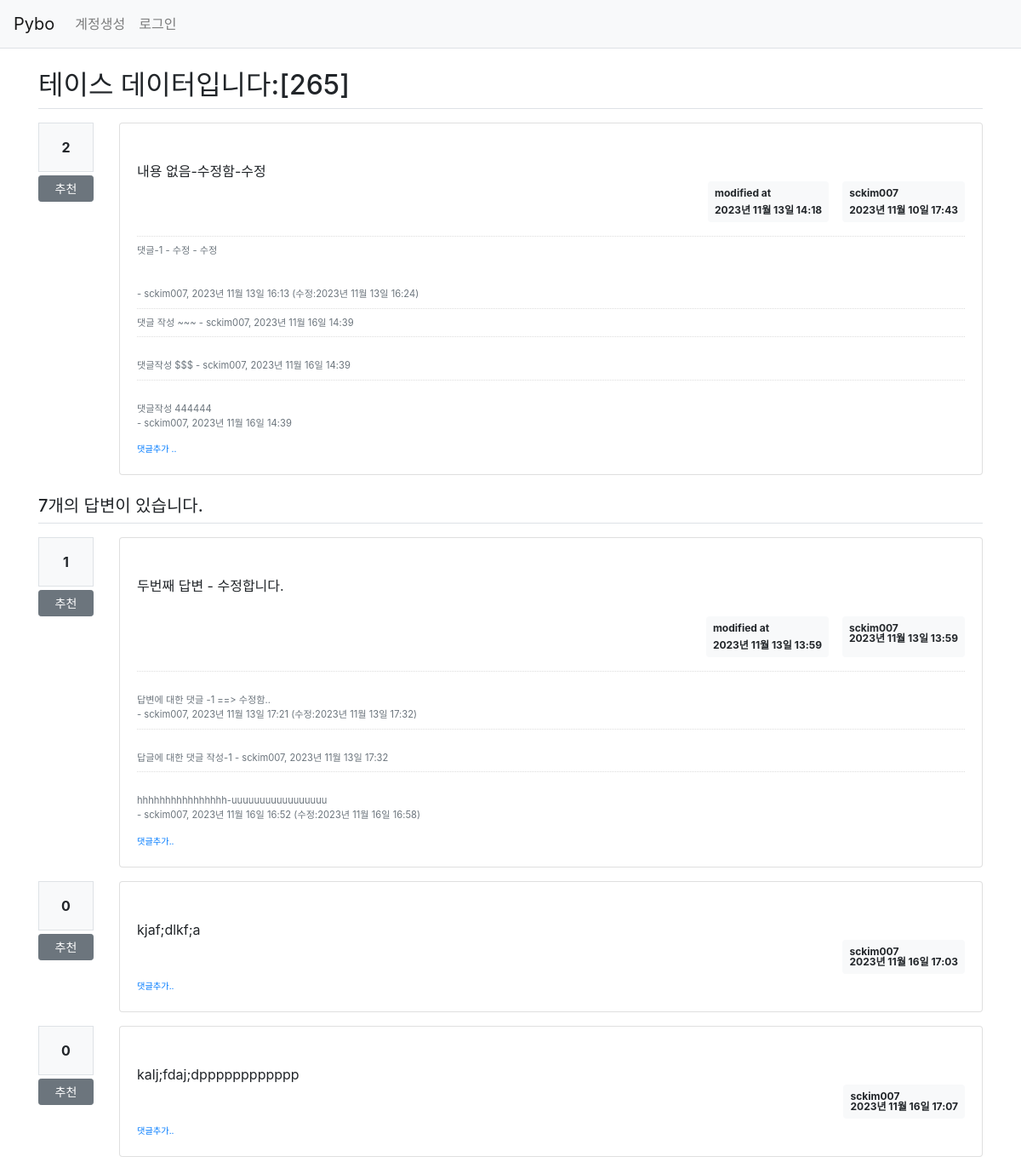
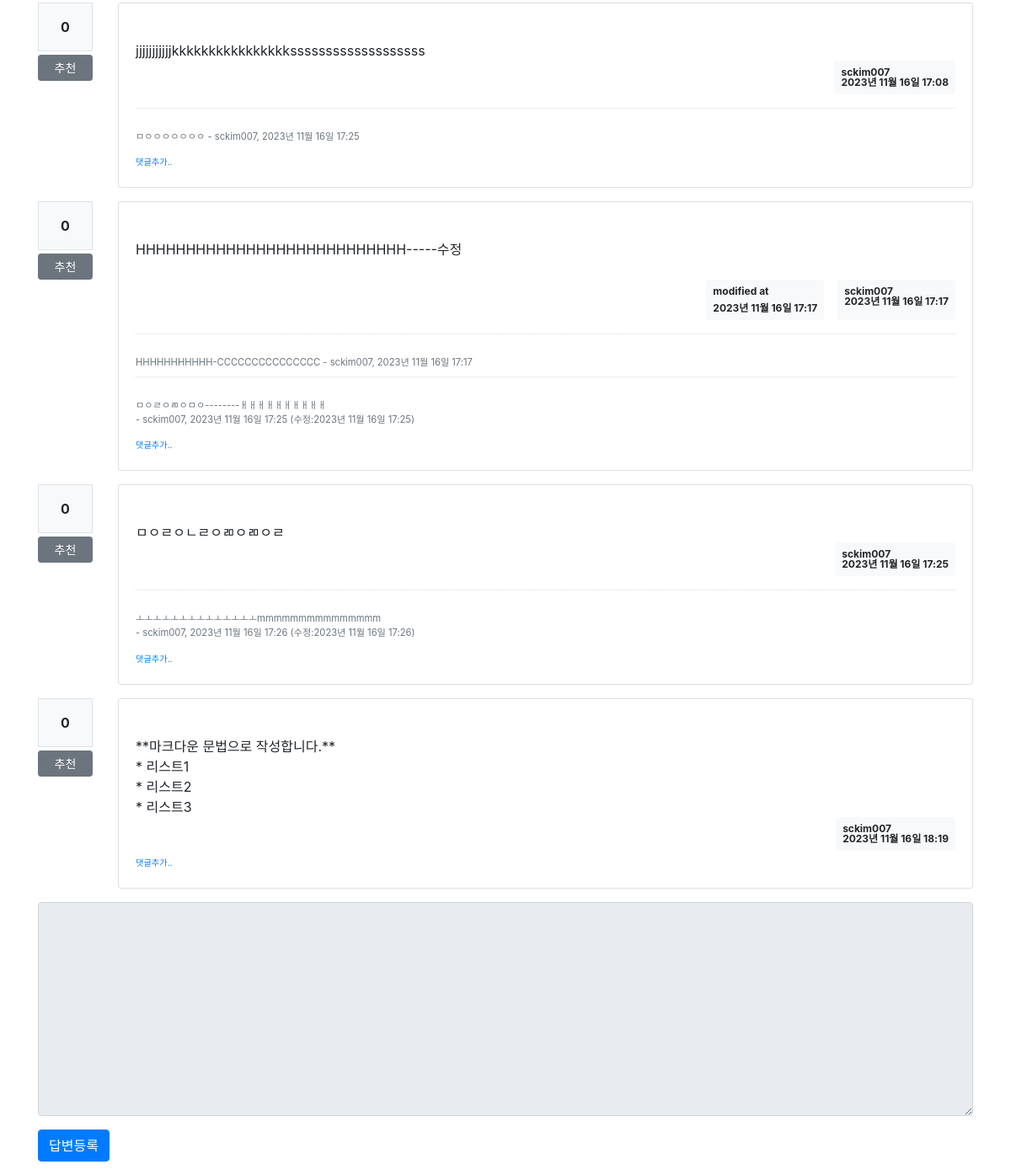
/question/detail/272/, run on the app's committed database (2 pictures, top to bottom).
### pybo/models.py (models this page shows)
class Question(db.Model):
    id = db.Column(db.Integer, primary_key=True)
    subject = db.Column(db.String(200), nullable=False)
    content = db.Column(db.Text(), nullable=False)
    create_date = db.Column(db.DateTime(), nullable=False)
    user_id = db.Column(db.Integer,
                        db.ForeignKey('user.id', ondelete='CASCADE'), nullable=False)
    user = db.relationship('User', backref=db.backref('question_set',))
    modify_date = db.Column(db.DateTime(), nullable=True)
    voter = db.relationship('User', secondary=question_voter,
                            backref=db.backref('question_voter_set'))

class User(db.Model):
    id = db.Column(db.Integer, primary_key=True)
    username = db.Column(db.String(150), unique=True, nullable=False)
    password = db.Column(db.String(250), nullable=False)
    email = db.Column(db.String(120), unique=True, nullable=False)

class Comment(db.Model):
    id = db.Column(db.Integer, primary_key=True)
    user_id = db.Column(db.Integer,
                        db.ForeignKey('user.id', ondelete='CASCADE'), nullable=False)
    user = db.relationship('User', backref=db.backref('comment_set'))
    content =  db.Column(db.Text(), nullable=False)
    create_date = db.Column(db.DateTime(), nullable=False)
    modify_date = db.Column(db.DateTime())
    question_id = db.Column(db.Integer,
                            db.ForeignKey('question.id', ondelete='CASCADE'),
                            nullable=True)
    question = db.relationship('Question', backref=db.backref('comment_set'))
    answer_id = db.Column(db.Integer,
                          db.ForeignKey('answer.id', ondelete='CASCADE'),
                          nullable=True)
    answer = db.relationship('Answer', backref=db.backref('comment_set'))

class Answer(db.Model):
    id = db.Column(db.Integer, primary_key=True)
    question_id = db.Column(db.Integer,
                            db.ForeignKey('question.id', ondelete='CASCADE'))
    question = db.relationship('Question', backref=db.backref('answer_set',))
    content = db.Column(db.Text(), nullable=False)
    create_date = db.Column(db.DateTime(), nullable=False)
    user_id = db.Column(db.Integer,
                        db.ForeignKey('user.id', ondelete='CASCADE'), nullable=False)
    user = db.relationship('User', backref=db.backref('answer_set'))
    modify_date = db.Column(db.DateTime(), nullable=True)
    voter = db.relationship('User', secondary=answer_voter,
                            backref=db.backref('answer_voter_set'))

### pybo/views/question_views.py (the view)
@bp.route('/detail/<int:question_id>/')
def detail(question_id):
    form = AnswerForm()
    question = Question.query.get_or_404(question_id)
    return render_template('question/question_detail.html',
                           question=question, form=form)

### pybo/forms.py
class AnswerForm(FlaskForm):
    content = TextAreaField('내용', validators=[
        DataRequired('내용은 필수입력 항목입니다.')])

### pybo/filter.py (called while the page is built)
def format_datetime(value, fmt='%Y년 %m월 %d일 %H:%M'):
    return value.strftime(fmt)

### pybo/views/auth_views.py (called while the page is built)
@bp.before_app_request
def load_logged_in_user():
    user_id = session.get('user_id')
    if user_id is None:
        g.user = None
    else:
        g.user = User.query.get(user_id)

### pybo/templates/question/question_detail.html (shortened to what this page needs)
{% extends 'base.html' %}
{% block content %}
<div class="container my-3">
    <h2 class="border-bottom py-2">{{ question.subject }}</h2>
    <div class="row my-3">
        <div class="col-1">
            <div class="badge-light text-center p-3 border font-weight-bolder mb-1">
                {{ question.voter |length }} </div>
            <a href="#" data-uri="{{ url_for('vote.question', question_id=question.id) }}"
               class="recommend btn btn-sm btn-secondary btn-block my-1">추천</a>
        </div>
        <div class="col-11">
            <div class="card">
                <div class="card-body">
                    <div class="card-text" style="white-space: pre-line;">
                    {{ question.content }}
                    </div>
                    <div class="d-flex justify-content-end">
                        {% if question.modify_date %}
                        <div class="badge badge-light p-2 text-left mx-3">
                            <div class="mb-2">modified at</div>
                            <div>{{ question.modify_date |datetime }}</div>
                        </div>
                        {% endif %}
                        <div class="badge badge-light p-2 text-left" >
                            <div class="mb-2">{{ question.user.username }}</div>
                            <div>{{ question.create_date |datetime }}</div>
                        </div>
                    </div>
                    {% if question.comment_set |length > 0 %}
                    <div class="mt-3">
                    {% for comment in question.comment_set %}
                        <div class="comment py-2 text-muted">
                            <span style="white-space: pre-line;">{{ comment.content }}</span>
                            <span>
                                - {{ comment.user.username }}, {{ comment.create_date |datetime }}
                                {% if comment.modify_date %}
                                (수정:{{ comment.modify_date |datetime }})
                                {% endif %}
                            </span>
                        </div>
                    {% endfor %}
                    </div>
                    {% endif %}
                    <div>
                        <a href="{{ url_for('comment.create_question', question_id=question.id) }}"
                        class="small"><small>댓글추가 ..</small></a>
                    </div>
                </div>
            </div>
        </div>
    </div>
    <h5 class="border-bottom my-3 py-2"> {{ question.answer_set|length  }}개의 답변이 있습니다.</h5>
    {% for answer in question.answer_set %}
    <div class="row my-3">
        <div class="col-1">
            <div class="bg-light text-center p-3 border font-weight-bolder mb-1">
                {{ answer.voter |length }}
            </div>
            <a href="#" data-uri="{{ url_for('vote.answer', answer_id=answer.id) }}"
               class="recommend btn btn-sm btn-secondary btn-block my-1">추천</a>
        </div>
        <div class="col-11">
            <div class="card">
                <div class="card-body">
                    <div class="card-text" style="white-space: pre-line;">
                        {{ answer.content }}
                    </div>
                    <div class="d-flex justify-content-end">
                        {% if answer.modify_date %}
                        <div class="badge badge-light p-2 text-left mx-3">
                            <div class="mb-2">modified at</div>
                            <div>{{ answer.modify_date |datetime }}</div>
                        </div>
                        {% endif %}
                        <div class="badge badge-light p-2 text-left">
                            <div class="mb2">{{ answer.user.username }}</div>
                            <div>{{ answer.create_date |datetime }}</div>
                        </div>
                    </div>
                    {% if answer.comment_set |length > 0 %}
                    <div class="mt-3">
                    {% for comment in answer.comment_set %}
                        <div class="comment py-2 text-muted">
                            <span style="white-space: pre-line;">{{ comment.content }}</span>
                            <span>
                                - {{ comment.user.username}}, {{ comment.create_date |datetime }}
                                {% if comment.modify_date %}
                                (수정:{{ comment.modify_date |datetime }})
                                {% endif %}
                            </span>
                        </div>
                    {% endfor %}
                    </div>
                    {% endif %}
                    <div>
                        <a href="{{ url_for('comment.create_answer', answer_id=answer.id) }}" class="small">
                        <small>댓글추가..</small></a>
                    </div>
                </div>
            </div>
        </div>
    </div>
    {% endfor %}
    <form action="{{ url_for('answer.create', question_id=question.id) }}" method="post" class="my-3">
        <div class="form-group">
            <textarea {% if not g.user %}disabled{% endif %} name="content"
            id="content" class="form-control" rows="10"></textarea>
        </div>
        <input type="submit" value="답변등록" class="btn btn-primary">
    </form>
</div>
{% endblock %}

### pybo/static/style.css (style rules this page uses)
.comment { border-top:dotted 1px #ddd; font-size: 0.7em; }

### data on the page
Question: subject "테이스 데이터입니다:[265]", content "내용 없음-수정함-수정", modify_date "2023년 11월 13일 14:18", create_date "2023년 11월 10일 17:43"
User: user.username "sckim007"
Comment: content "댓글-1 - 수정 - 수정", user.username "sckim007", create_date "2023년 11월 13일 16:13", modify_date "2023년 11월 13일 16:24"
Comment: content "댓글 작성 ~~~", user.username "sckim007", create_date "2023년 11월 16일 14:39"
Comment: content "댓글작성 $$$", user.username "sckim007", create_date "2023년 11월 16일 14:39"
Comment: content "댓글작성 444444", user.username "sckim007", create_date "2023년 11월 16일 14:39"
Answer: voter|length "1", content "두번째 답변 - 수정합니다.", modify_date "2023년 11월 13일 13:59", user.username "sckim007", create_date "2023년 11월 13일 13:59"
Comment: content "답변에 대한 댓글 -1 ==> 수정함..", user.username "sckim007", create_date "2023년 11월 13일 17:21", modify_date "2023년 11월 13일 17:32"
Comment: content "답글에 대한 댓글 작성-1", user.username "sckim007", create_date "2023년 11월 13일 17:32"
Comment: content "hhhhhhhhhhhhhhhh-uuuuuuuuuuuuuuuuu", user.username "sckim007", create_date "2023년 11월 16일 16:52", modify_date "2023년 11월 16일 16:58"
Answer: voter|length "0", content "kjaf;dlkf;a", user.username "sckim007", create_date "2023년 11월 16일 17:03"
Answer: voter|length "0", content "kalj;fdaj;dpppppppppppp", user.username "sckim007", create_date "2023년 11월 16일 17:07"
Answer: voter|length "0", content "jjjjjjjjjjjkkkkkkkkkkkkkkkksssssssssssssssssss", user.username "sckim007", create_date "2023년 11월 16일 17:08"
Comment: content "ㅁㅇㅇㅇㅇㅇㅇㅇ", user.username "sckim007", create_date "2023년 11월 16일 17:25"
Answer: voter|length "0", content "HHHHHHHHHHHHHHHHHHHHHHHHHHH-----수정", modify_date "2023년 11월 16일 17:17", user.username "sckim007", create_date "2023년 11월 16일 17:17"
Comment: content "HHHHHHHHHHH-CCCCCCCCCCCCCCC", user.username "sckim007", create_date "2023년 11월 16일 17:17"
Comment: content "ㅁㅇㄹㅇㄻㅇㅁㅇ--------ㅐㅐㅐㅐㅐㅐㅐㅐㅐㅐ", user.username "sckim007", create_date "2023년 11월 16일 17:25", modify_date "2023년 11월 16일 17:25"
Answer: voter|length "0", content "ㅁㅇㄹㅇㄴㄹㅇㄻㅇㄻㅇㄹ", user.username "sckim007", create_date "2023년 11월 16일 17:25"
Comment: content "ㅗㅗㅗㅗㅗㅗㅗㅗㅗㅗㅗㅗㅗㅗmmmmmmmmmmmmmmm", user.username "sckim007", create_date "2023년 11월 16일 17:26", modify_date "2023년 11월 16일 17:26"
Answer: voter|length "0", content "**마크다운 문법으로 작성합니다.** * 리스트1 * 리스트2 * 리스트3", user.username "sckim007", create_date "2023년 11월 16일 18:19"

### other printed values
{{ question.voter |length }} "2"
{{ question.answer_set|length }} "7"
